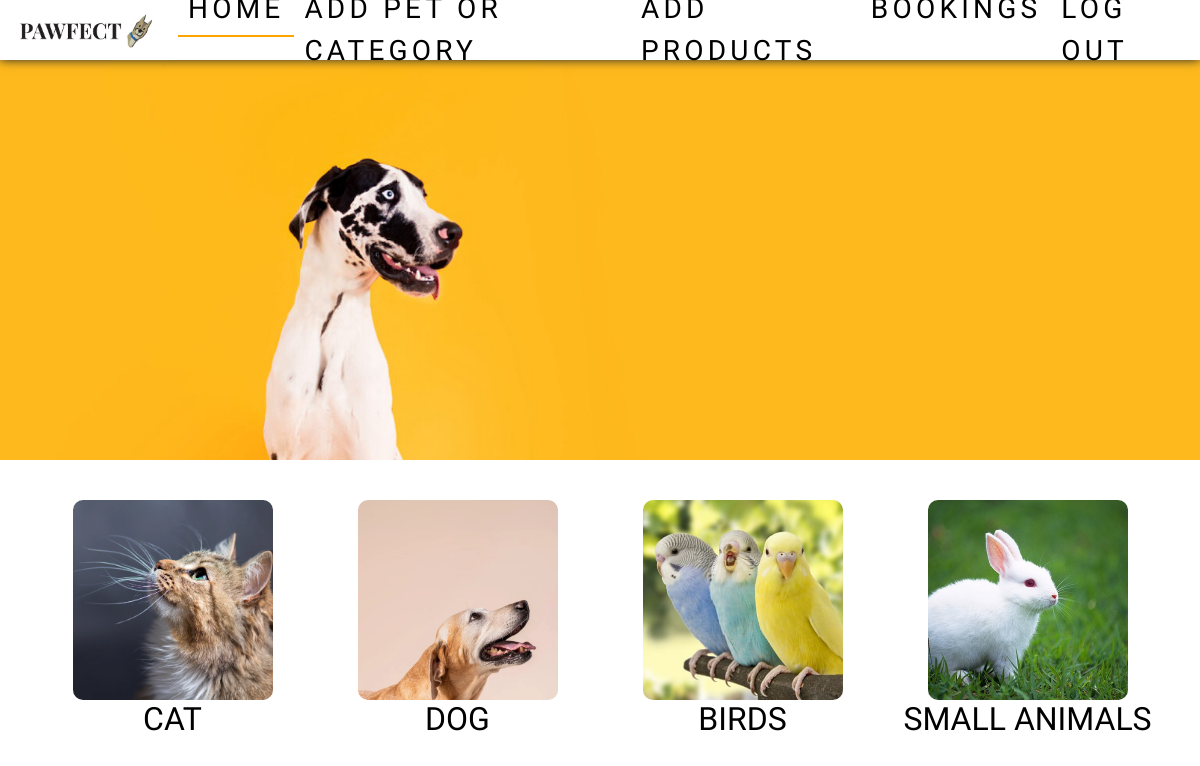
The page /shop_home (signed in) on the database its author committed.
### app/models.py (models this page shows)
class Pet(models.Model):
    pet=models.TextField()
    img=models.FileField()

### app/views.py (the view)
# urls.py: path('shop_home',views.shop_home),
def shop_home(req):
    if 'eshop' in req.session:
        data=Pet.objects.all()
        return render(req,'shop/home.html',{'data':data})
    else:
        return redirect(shop_login)

### templates/shop/home.html (shortened to what this page needs)
<!DOCTYPE html>
<html lang="en">
<head>
  {% load static %}
    <link href="https://cdn.jsdelivr.net/npm/bootstrap@5.3.3/dist/css/bootstrap.min.css" rel="stylesheet">
    <link rel="stylesheet" href="{% static 'css/style.css' %}">
    <link rel="stylesheet" href="{% static 'css/userHome.css' %}">
</head>
<body>
  <nav class="navbar navbar-expand-sm  fixed-top">
    <div class="container-fluid">
      <a class="navbar-brand" href="#"><img src="{% static 'images/pawfectlogo.jpg'%}" alt="" width="150px"></a>
      <div class="collapse navbar-collapse" id="collapsibleNavbar">
        <ul class="navbar-nav">
          <li class="nav-item">
            <a class="nav-link active" href="shop_home">Home</a>
          </li>
          <li class="nav-item">
            <a class="nav-link" href="add_pet">Add Pet or Category</a>
          </li>
          <li class="nav-item">
            <a class="nav-link" href="add_prod">Add Products</a>
          </li>
          <li class="nav-item">
            <a class="nav-link" href="booking">Bookings</a>
          </li>
          <li class="nav-item">
            <a class="nav-link" href="logout">Log out</a>
          </li>
        </ul>
      </div>
    </div>
  </nav>
  <div class="main">
    <img src="{% static 'images/homeMain2.jpeg'%}" alt="" class="homeImg">
  </div>
    <div class="container">
        <div class="row">
            {% for i in data %}
                <div class="colomn">
                    <a class="petLink" href="shop_petType/{{i.pk}}">
                        <img class="petPhoto img-fluid" src="{{i.img.url}}" alt="" >
                        <h2 class="petName">{{i.pet}}</h2>
                    </a>
                </div>
            {% endfor %}
        </div>
    </div>
</body>
</html>

### static/css/style.css (style rules this page uses)
body { margin-top: 60px; font-family: 'Cute Font'; font-size: 28px; }
.navbar { background-color: rgb(255, 255, 255); box-shadow: 0 0 10px ; height: 60px; }
.nav-link { color: rgb(0, 0, 0); padding: 5px 10px !important; text-transform: uppercase; letter-spacing: 0.15em; display: inline-block; position: relative; }
.active { color: black; border-bottom: 2px solid orange; }
.container { padding-top: 20px; }

### static/css/userHome.css (style rules this page uses)
.homeImg { width: 100%; height: 400px; object-fit: cover; object-position: 0 15%; }
.container { margin-top: 20px; }
.colomn { -ms-flex: 25%; flex: 25%; max-width: 25%; padding: 0 4px; }
.petPhoto { border-radius: 10px; display: block; margin-left: auto; margin-right: auto; width: 200px; height: 200px; object-fit: cover; }
.petName { font-weight: 500; }
.petLink { text-decoration: none; color: black; }
.petLink h2,h6 { text-align: center; }

### rows shown on the page
Pet: img (picture), pet "CAT"
Pet: img (picture), pet "DOG"
Pet: img (picture), pet "BIRDS"
Pet: img (picture), pet "SMALL ANIMALS"
